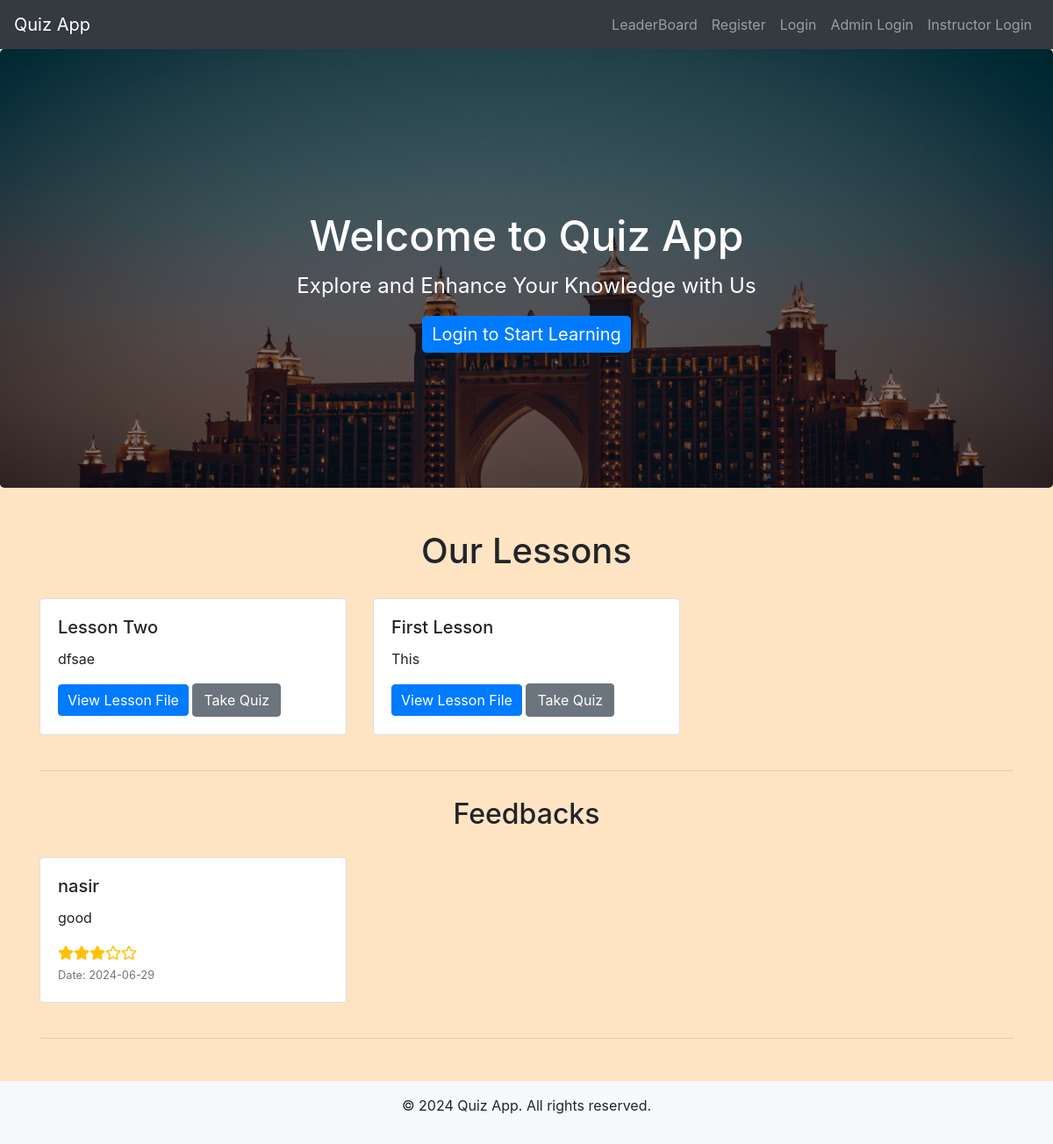
The page / on the database its author committed.
### tables this page shows
CREATE TABLE `lessons` (
  `lesson_id` int(11) NOT NULL,
  `title` varchar(255) NOT NULL,
  `description` text NOT NULL,
  `file_path` varchar(255) NOT NULL,
  `created_at` datetime DEFAULT current_timestamp(),
  `updated_at` datetime DEFAULT current_timestamp() ON UPDATE current_timestamp()
);

CREATE TABLE `feedback` (
  `id` int(11) NOT NULL,
  `user_id` int(11) NOT NULL,
  `feedback_text` text NOT NULL,
  `rating` tinyint(4) NOT NULL,
  `created_at` timestamp NOT NULL DEFAULT current_timestamp()
);

CREATE TABLE `users` (
  `id` int(11) NOT NULL,
  `username` varchar(50) NOT NULL,
  `password` varchar(255) NOT NULL,
  `email` varchar(100) NOT NULL,
  `phone` varchar(20) NOT NULL,
  `age` int(11) DEFAULT NULL
);

### index.php (the view, shortened to what this page needs)
<?php
include('config.php');
$result = $conn->query("SELECT * FROM lessons ORDER BY created_at DESC");
$stmt_feedbacks = $conn->prepare("SELECT f.*, u.username FROM feedback f JOIN users u ON f.user_id = u.id ORDER BY f.created_at DESC");
$stmt_feedbacks->execute();
$result_feedbacks = $stmt_feedbacks->get_result();
$feedbacks = [];
while ($row = $result_feedbacks->fetch_assoc()) {
    $feedbacks[] = $row;
}
?>
<!DOCTYPE html>
<html>
<head>
    <link rel="stylesheet" href="https://maxcdn.bootstrapcdn.com/bootstrap/4.5.2/css/bootstrap.min.css">
    <link rel="stylesheet" href="https://cdnjs.cloudflare.com/ajax/libs/font-awesome/5.15.3/css/all.min.css">
    <link rel="stylesheet" href="./css/style.css">
</head>
<body>
<?php
include('navbar.php');
?>
<div class="jumbotron text-center">
    <h1>Welcome to Quiz App</h1>
    <p>Explore and Enhance Your Knowledge with Us</p>
    <a href="login.php" class="btn btn-primary btn-lg">Login to Start Learning</a>
</div>
<div class="container mt-5">
<h1>Our Lessons</h1>
    <div class="row">
        <?php while ($row = $result->fetch_assoc()): ?>
            <div class="col-md-4 mb-4">
                <div class="card">
                    <div class="card-body">
                        <h5 class="card-title"><?php echo htmlspecialchars($row['title']); ?></h5>
                        <p class="card-text"><?php echo htmlspecialchars($row['description']); ?></p>
                        <a href="view_lesson.php?lesson_id=<?php echo $row['lesson_id']; ?>" class="btn btn-primary">View Lesson File</a>
                        <a href="take_quiz.php?lesson_id=<?php echo $row['lesson_id']; ?>" class="btn btn-secondary">Take Quiz</a>
                    </div>
                </div>
            </div>
        <?php endwhile; ?>
    </div>
    <hr>
    <h2>Feedbacks</h2>
     <div class="row mt-4">
        <?php foreach ($feedbacks as $feedback): ?>
            <div class="col-md-4 mb-4">
                <div class="card">
                    <div class="card-body">
                        <h5 class="card-title"><?php echo htmlspecialchars($feedback['username']); ?></h5>
                        <p class="card-text"><?php echo htmlspecialchars($feedback['feedback_text']); ?></p>
                        <div class="text-warning">
                            <?php
                            $rating = $feedback['rating'];
                            for ($i = 1; $i <= 5; $i++) {
                                if ($i <= $rating) {
                                    echo '<i class="fas fa-star"></i>';
                                } else {
                                    echo '<i class="far fa-star"></i>';
                                }
                            }
                            ?>
                        </div>
                        <small class="text-muted">Date: <?php echo date("Y-m-d", strtotime($feedback['created_at'])); ?></small>
                    </div>
                </div>
            </div>
        <?php endforeach; ?>
    </div>
    <hr>
</div>
<footer class="mt-5 py-3 bg-light">
    <div class="container text-center">
        <p>&copy; 2024 Quiz App. All rights reserved.</p>
    </div>
</footer>
</body>
</html>

### css/style.css (style rules this page uses)
body { background-color: bisque; }
h1, h2, h3, h4 { text-align: center; margin-top: 30px; margin-bottom: 30px; }
.btn-primary { padding: 5px 10px; }

### index.php (style rules this page uses)
.jumbotron { height: 500px; background-image: linear-gradient(rgba(0, 0, 0, 0.5), rgba(0, 0, 0, 0.5)), url('./images/hotel.jpg'); background-size: cover; color: white; display: flex; flex-direction: column; justify-content: center; align-items: center; }
.jumbotron h1 { font-size: 3rem; margin-bottom: 10px; }
.jumbotron p { font-size: 1.5rem; }

### rows shown on the page
lessons: title "Lesson Two", description "dfsae"
lessons: title "First Lesson", description "This"
feedback: user.username "nasir", feedback_text "good", rating 3 (drawn), created_at "2024-06-29"
